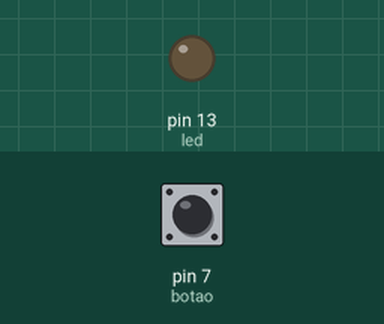
Recording of a sketch running on a simulated Arduino Uno, built with avr-gcc and run on an emulated ATmega328P. Shown: output pins drawn as LEDs (lit = HIGH). Inputs (shaded band) come from the test bench; at power-on: pin 7 (botao) HIGH.

Above: at 1.2 s.
1.3 s: pin 7 (botao) pulled LOW for 0.15 s
At 1.9 s:
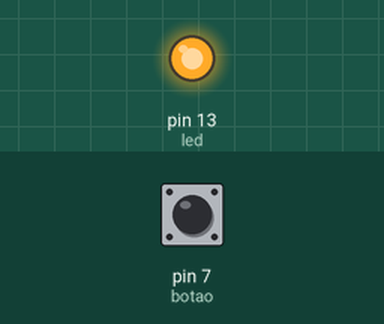
2.9 s: pin 7 (botao) pulled LOW for 1 s
At 4.3 s:
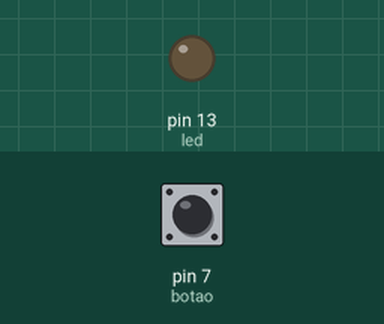
5.4 s: pin 7 (botao) pulled LOW for 3.2 s
At 6.2 s:
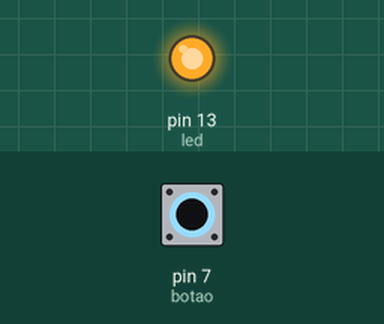
Timing chart, 0 to 8.4 s (numbered marks = the images above; inputs shaded):
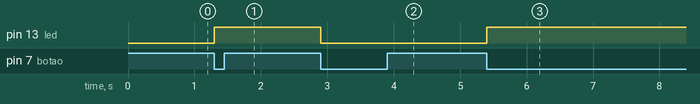

Measured:
- after the input at 1.3 s, pin 13 (led): LOW → HIGH at once
- after the input at 2.9 s, pin 13 (led): HIGH → LOW at once
- after the input at 5.4 s, pin 13 (led): LOW → HIGH at once

The sketch:

Projeto05.ino
```cpp
// Projeto 05 - Interruptor
// Autor: ACNP / Prof. Augusto Queiroz

int botao = 7;
int led = 13;       // Vamos usar o LED interno da placa (ou externo)
bool estadoLed = 0; // Guarda se a luz esta acesa ou apagada

void setup()
{
    // Configura o botao com o resistor interno (PULLUP)
    // Isso garante que o pino leia HIGH quando solto e LOW quando apertado
    pinMode(botao, INPUT_PULLUP);
    pinMode(led, OUTPUT);
}

void loop()
{
    // Le o botao. Como usamos PULLUP:
    // LOW (0) significa APERTADO (conectado ao GND)
    // HIGH (1) significa SOLTO (conectado ao 5V interno)

    if (digitalRead(botao) == LOW)
    {                                 // Se apertou o botao
        estadoLed = !estadoLed;       // Inverte o estado (Liga se estava desligado)
        digitalWrite(led, estadoLed); // Atualiza o LED

        // Espera voce soltar o botao para nao piscar loucamente
        // Enquanto o botao estiver apertado, o codigo fica "preso" aqui
        while (digitalRead(botao) == LOW)
        {
        }
        delay(100); // Pequeno atraso para evitar leituras falsas (debounce)
    }
}
```
